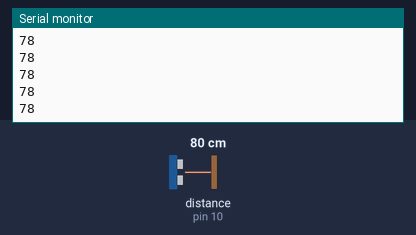
The sketch below on a simulated Arduino Uno, built with avr-gcc and run on an emulated ATmega328P. On the bench: the last lines printed to the serial monitor. Wiring (inferred from the names in the program): ultrasonic range finder: trigger pin 9; echo pin 10. The inputs (shaded band) are chosen by the test bench; at power-on: distance to the obstacle (sensor on pin 10) 80 cm. The echo pulse lasts 58.3 µs per cm.

Above: at 1.2 s.
1.3 s: distance to the obstacle (sensor on pin 10) set to 2 cm
At 1.79 s:
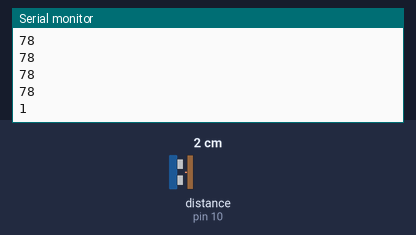
2.8 s: distance to the obstacle (sensor on pin 10) set to 4 cm
At 2.8 s:
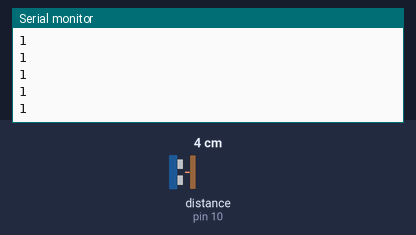
Timing chart, 0 to 5.8 s (numbered marks = the images above; inputs shaded):
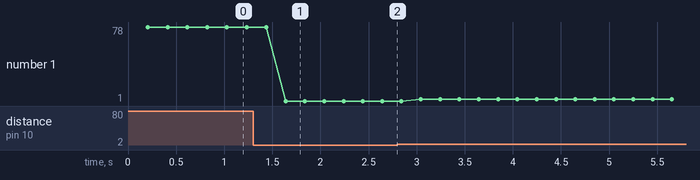

Measured:
- after the input at 1.3 s, the serial monitor: prints a new line after 0.34 s (image 1)
- plotted number 1: 78 → 1 after the input at 1.3 s, 1 → 3 after the input at 2.8 s

The sketch:

3_LIGHT_ULTRASONIC__VU_METER.ino
```cpp
int trig = 9;
int echo = 10;
long t;
long distance;
int r = 11;
int y = 12;
int g = 13;

void setup() {
  // put your setup code here, to run once:
  pinMode(trig, OUTPUT);
  pinMode(echo,INPUT);
  Serial.begin(9600);
}

void loop() {
  // put your main code here, to run repeatedly:
  digitalWrite(trig,LOW);
  delayMicroseconds(2);
  digitalWrite(trig,HIGH);
  delayMicroseconds(10);
  digitalWrite(trig,LOW);

  t= pulseIn(echo,HIGH);
  distance = (0.034/2)*t;
  delay(200);
  Serial.println(distance);
  if(distance<20)
  {
    digitalWrite(r, HIGH);
    digitalWrite(y, LOW);
    digitalWrite(g, LOW);
  }
  else if (distance<40)
  {
    digitalWrite(y, HIGH);
    digitalWrite(r, LOW);
    digitalWrite(g, LOW);
  }
  else if (distance<60)
  {
    digitalWrite(g, HIGH);
    digitalWrite(y, LOW);
    digitalWrite(r, LOW);
  }
  else
  {
    digitalWrite(r, LOW);
    digitalWrite(y, LOW);
    digitalWrite(g, LOW);
  }
}
```
